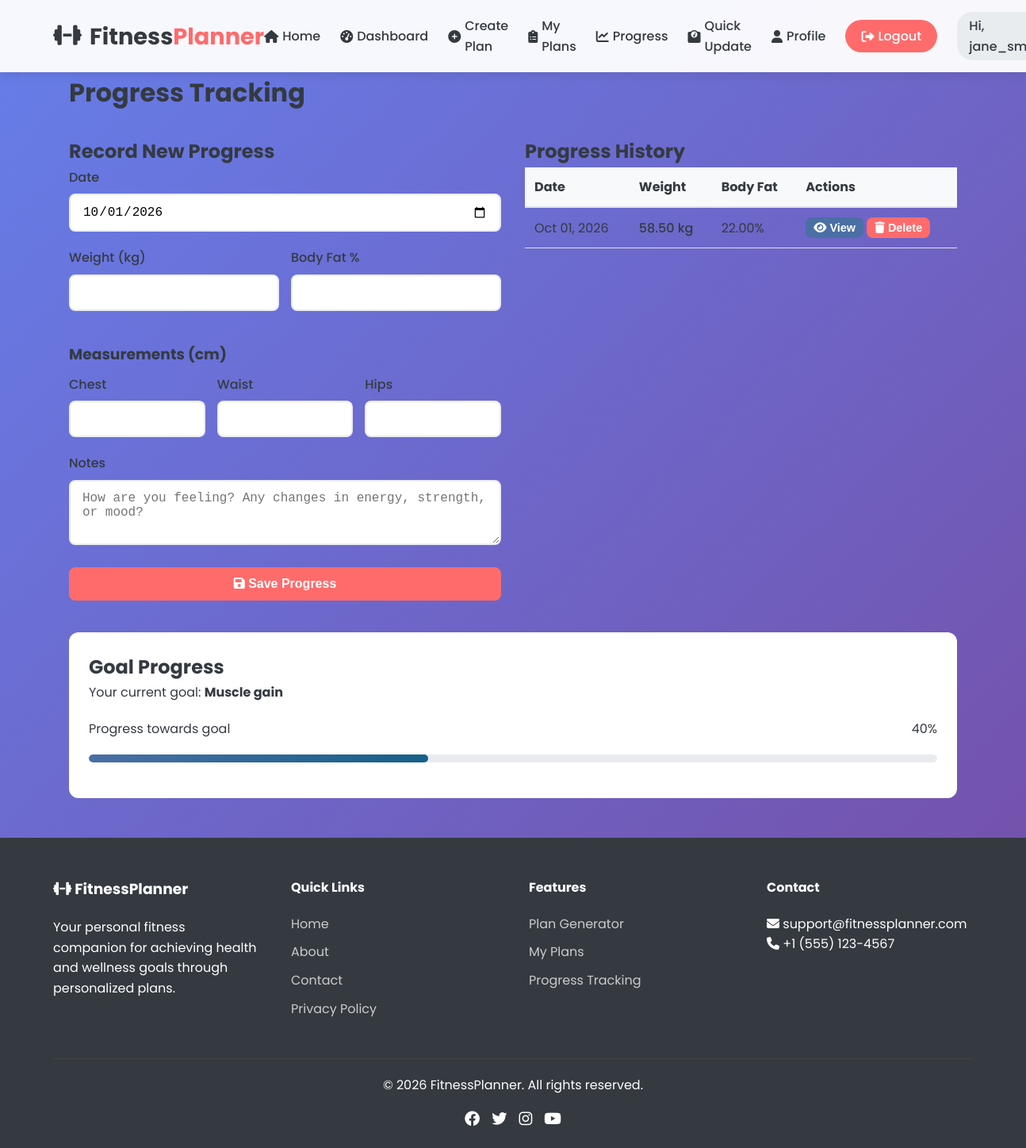
The page /progress.php (signed in) on the database its author committed.
### tables this page shows
CREATE TABLE IF NOT EXISTS progress (
    id INT PRIMARY KEY AUTO_INCREMENT,
    user_id INT,
    date DATE,
    weight DECIMAL(5,2) COMMENT 'in kilograms',
    body_fat DECIMAL(5,2) COMMENT 'percentage',
    chest_cm DECIMAL(5,2),
    waist_cm DECIMAL(5,2),
    hips_cm DECIMAL(5,2),
    notes TEXT,
    created_at TIMESTAMP DEFAULT CURRENT_TIMESTAMP,
    FOREIGN KEY (user_id) REFERENCES users(id) ON DELETE CASCADE,
    UNIQUE KEY unique_user_date (user_id, date),
    INDEX idx_user_id (user_id),
    INDEX idx_date (date)
);

CREATE TABLE IF NOT EXISTS users (
    id INT PRIMARY KEY AUTO_INCREMENT,
    username VARCHAR(50) UNIQUE NOT NULL,
    email VARCHAR(100) UNIQUE NOT NULL,
    password VARCHAR(255) NOT NULL,
    full_name VARCHAR(100),
    age INT,
    gender ENUM('male', 'female', 'other'),
    height DECIMAL(5,2) COMMENT 'in centimeters',
    current_weight DECIMAL(5,2) COMMENT 'in kilograms',
    goal ENUM('weight_loss', 'muscle_gain', 'maintenance', 'bulking', 'endurance'),
    activity_level ENUM('sedentary', 'light', 'moderate', 'active', 'very_active'),
    created_at TIMESTAMP DEFAULT CURRENT_TIMESTAMP,
    last_login TIMESTAMP NULL,
    INDEX idx_username (username),
    INDEX idx_email (email)
);

### progress.php (the view, shortened to what this page needs)
<?php
require_once 'config/database.php';
$user_id = $_SESSION['user_id'];
$progress_query = "SELECT * FROM progress WHERE user_id = $user_id ORDER BY date DESC";
$progress_result = $conn->query($progress_query);
$user_query = "SELECT current_weight, goal FROM users WHERE id = $user_id";
$user_result = $conn->query($user_query);
$user = $user_result->fetch_assoc();
require_once 'includes/header.php';
?>
<div class="container">
    <h1>Progress Tracking</h1>
    <div style="display: grid; grid-template-columns: 1fr 1fr; gap: 30px; margin-top: 30px;">
        <div>
            <h2>Record New Progress</h2>
            <form method="POST" action="">
                <div class="form-group">
                    <label class="form-label" for="date">Date</label>
                    <input type="date" class="form-control" id="date" name="date"
                           value="<?php echo date('Y-m-d'); ?>" required>
                </div>
                <div style="display: grid; grid-template-columns: 1fr 1fr; gap: 15px;">
                    <div class="form-group">
                        <label class="form-label" for="weight">Weight (kg)</label>
                        <input type="number" class="form-control" id="weight" name="weight"
                               step="0.1" min="30" max="200" required>
                    </div>
                    <div class="form-group">
                        <label class="form-label" for="body_fat">Body Fat %</label>
                        <input type="number" class="form-control" id="body_fat" name="body_fat"
                               step="0.1" min="5" max="50">
                    </div>
                </div>
                <h3 style="margin: 20px 0 10px 0;">Measurements (cm)</h3>
                <div style="display: grid; grid-template-columns: repeat(3, 1fr); gap: 15px;">
                    <div class="form-group">
                        <label class="form-label" for="chest">Chest</label>
                        <input type="number" class="form-control" id="chest" name="chest"
                               step="0.1" min="50" max="150">
                    </div>
                    <div class="form-group">
                        <label class="form-label" for="waist">Waist</label>
                        <input type="number" class="form-control" id="waist" name="waist"
                               step="0.1" min="50" max="150">
                    </div>
                    <div class="form-group">
                        <label class="form-label" for="hips">Hips</label>
                        <input type="number" class="form-control" id="hips" name="hips"
                               step="0.1" min="50" max="150">
                    </div>
                </div>
                <div class="form-group">
                    <label class="form-label" for="notes">Notes</label>
                    <textarea class="form-control" id="notes" name="notes" rows="3"
                              placeholder="How are you feeling? Any changes in energy, strength, or mood?"></textarea>
                </div>
                <button type="submit" class="btn btn-block btn-accent">
                    <i class="fas fa-save"></i> Save Progress
                </button>
            </form>
        </div>
        <div>
            <h2>Progress History</h2>
            <?php if($progress_result->num_rows > 0): ?>
                <div style="max-height: 500px; overflow-y: auto;">
                    <table style="width: 100%; border-collapse: collapse;">
                        <thead>
                            <tr style="background: #f8f9fa; border-bottom: 2px solid #dee2e6;">
                                <th style="padding: 12px; text-align: left;">Date</th>
                                <th style="padding: 12px; text-align: left;">Weight</th>
                                <th style="padding: 12px; text-align: left;">Body Fat</th>
                                <th style="padding: 12px; text-align: left;">Actions</th>
                            </tr>
                        </thead>
                        <tbody>
                            <?php while($progress = $progress_result->fetch_assoc()): ?>
                                <tr style="border-bottom: 1px solid #dee2e6;">
                                    <td style="padding: 12px;"><?php echo date('M d, Y', strtotime($progress['date'])); ?></td>
                                    <td style="padding: 12px; font-weight: 500;">
                                        <?php echo $progress['weight']; ?> kg
                                    </td>
                                    <td style="padding: 12px;">
                                        <?php echo $progress['body_fat'] ? $progress['body_fat'] . '%' : '-'; ?>
                                    </td>
                                    <td style="padding: 12px;">
                                        <button onclick="viewProgress(<?php echo $progress['id']; ?>)"
                                                class="btn" style="padding: 5px 10px; font-size: 0.9rem;">
                                            <i class="fas fa-eye"></i> View
                                        </button>
                                        <button onclick="deleteProgress(<?php echo $progress['id']; ?>)"
                                                class="btn btn-accent" style="padding: 5px 10px; font-size: 0.9rem;">
                                            <i class="fas fa-trash"></i> Delete
                                        </button>
                                    </td>
                                </tr>
                            <?php endwhile; ?>
                        </tbody>
                    </table>
                </div>
            <?php endif; ?>
        </div>
    </div>
    <?php if($user['goal']): ?>
        <div style="margin-top: 40px; background: white; padding: 25px; border-radius: 12px;">
            <h2>Goal Progress</h2>
            <p>Your current goal: <strong><?php echo ucfirst(str_replace('_', ' ', $user['goal'])); ?></strong></p>
            <?php if($user['current_weight']): ?>
                <div style="margin-top: 20px;">
                    <?php
                    $progress_percentage = 0;
                    if ($user['goal'] === 'weight_loss') {
                        $progress_percentage = 30;
                    } elseif ($user['goal'] === 'muscle_gain') {
                        $progress_percentage = 40;
                    }
                    ?>
                    <div style="display: flex; justify-content: space-between; margin-bottom: 5px;">
                        <span>Progress towards goal</span>
                        <span><?php echo $progress_percentage; ?>%</span>
                    </div>
                    <div class="progress-bar">
                        <div class="progress-fill" style="width: <?php echo $progress_percentage; ?>%"></div>
                    </div>
                </div>
            <?php else: ?>
                <div class="alert alert-warning" style="margin-top: 15px;">
                    <p>Set your current weight to track progress towards your goal.</p>
                </div>
            <?php endif; ?>
        </div>
    <?php endif; ?>
</div>
<?php
require_once 'includes/footer.php';
?>

### css/style.css (style rules this page uses)
* { margin: 0; padding: 0; box-sizing: border-box; }
:root { --primary: #4a6fa5; --secondary: #166088; --accent: #ff6b6b; --success: #4CAF50; --warning: #FFC107; --light: #f8f9fa; --dark: #343a40; --gray: #6c757d; --light-gray: #e9ecef; }
body { font-family: 'Poppins', sans-serif; line-height: 1.6; color: var(--dark); background: linear-gradient(135deg, #667eea 0%, #764ba2 100%); min-height: 100vh; }
.container { max-width: 1200px; margin: 0 auto; padding: 0 20px; }
.form-group { margin-bottom: 20px; }
.form-label { display: block; margin-bottom: 8px; font-weight: 500; color: var(--dark); }
.form-control { width: 100%; padding: 12px 15px; border: 2px solid var(--light-gray); border-radius: 8px; font-size: 1rem; transition: border-color 0.3s; }
.btn { display: inline-block; padding: 12px 30px; background: var(--primary); color: white; border: none; border-radius: 8px; font-size: 1rem; font-weight: 600; cursor: pointer; transition: background 0.3s; text-decoration: none; text-align: center; }
.btn-block { width: 100%; }
.btn-accent { background: var(--accent); }
.progress-bar { height: 10px; background: var(--light-gray); border-radius: 5px; margin: 20px 0; overflow: hidden; }
.progress-fill { height: 100%; background: linear-gradient(90deg, var(--primary), var(--secondary)); border-radius: 5px; transition: width 0.5s ease; }

### rows shown on the page
progress: date "Oct 01, 2026", weight "58.50", body_fat "22.00"
users: goal "Muscle gain", goal "40"
